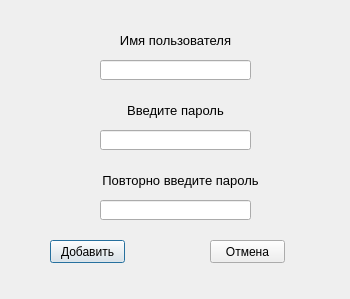
<?xml version="1.0" encoding="UTF-8"?>
<ui version="4.0">
 <class>Dialog</class>
 <widget class="QDialog" name="Dialog">
  <property name="geometry">
   <rect>
    <x>0</x>
    <y>0</y>
    <width>350</width>
    <height>299</height>
   </rect>
  </property>
  <property name="windowTitle">
   <string>Регистрация пользователя</string>
  </property>
  <widget class="QLabel" name="user_label">
   <property name="geometry">
    <rect>
     <x>100</x>
     <y>30</y>
     <width>151</width>
     <height>20</height>
    </rect>
   </property>
   <property name="font">
    <font>
     <pointsize>10</pointsize>
    </font>
   </property>
   <property name="text">
    <string>Имя пользователя</string>
   </property>
   <property name="alignment">
    <set>Qt::AlignCenter</set>
   </property>
  </widget>
  <widget class="QLineEdit" name="user_edit">
   <property name="geometry">
    <rect>
     <x>100</x>
     <y>60</y>
     <width>151</width>
     <height>20</height>
    </rect>
   </property>
  </widget>
  <widget class="QLabel" name="password_label">
   <property name="geometry">
    <rect>
     <x>100</x>
     <y>100</y>
     <width>151</width>
     <height>20</height>
    </rect>
   </property>
   <property name="font">
    <font>
     <pointsize>10</pointsize>
    </font>
   </property>
   <property name="text">
    <string>Введите пароль</string>
   </property>
   <property name="alignment">
    <set>Qt::AlignCenter</set>
   </property>
  </widget>
  <widget class="QLineEdit" name="pwd_edit">
   <property name="geometry">
    <rect>
     <x>100</x>
     <y>130</y>
     <width>151</width>
     <height>20</height>
    </rect>
   </property>
   <property name="inputMask">
    <string/>
   </property>
   <property name="text">
    <string/>
   </property>
   <property name="echoMode">
    <enum>QLineEdit::Password</enum>
   </property>
  </widget>
  <widget class="QLabel" name="repeat_pwd_label">
   <property name="geometry">
    <rect>
     <x>100</x>
     <y>170</y>
     <width>161</width>
     <height>20</height>
    </rect>
   </property>
   <property name="font">
    <font>
     <pointsize>10</pointsize>
    </font>
   </property>
   <property name="text">
    <string>Повторно введите пароль</string>
   </property>
   <property name="alignment">
    <set>Qt::AlignCenter</set>
   </property>
  </widget>
  <widget class="QLineEdit" name="repeat_pwd_edit">
   <property name="geometry">
    <rect>
     <x>100</x>
     <y>200</y>
     <width>151</width>
     <height>20</height>
    </rect>
   </property>
   <property name="text">
    <string/>
   </property>
   <property name="echoMode">
    <enum>QLineEdit::Password</enum>
   </property>
  </widget>
  <widget class="QPushButton" name="register_btn">
   <property name="geometry">
    <rect>
     <x>50</x>
     <y>240</y>
     <width>75</width>
     <height>23</height>
    </rect>
   </property>
   <property name="text">
    <string>Добавить</string>
   </property>
  </widget>
  <widget class="QPushButton" name="cancel_btn">
   <property name="geometry">
    <rect>
     <x>210</x>
     <y>240</y>
     <width>75</width>
     <height>23</height>
    </rect>
   </property>
   <property name="text">
    <string>Отмена</string>
   </property>
  </widget>
 </widget>
 <resources/>
 <connections/>
</ui>
